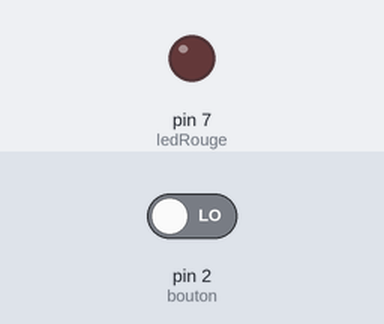
Simulated run of this sketch. Board: Arduino Uno, built with avr-gcc and run on an emulated ATmega328P. Shown: output pins drawn as LEDs (lit = HIGH). The test bench sets the inputs (shaded band); at power-on: pin 2 (bouton) LOW.

Above: at 1.2 s.
1.3 s: pin 2 (bouton) driven HIGH
At 1.8 s:
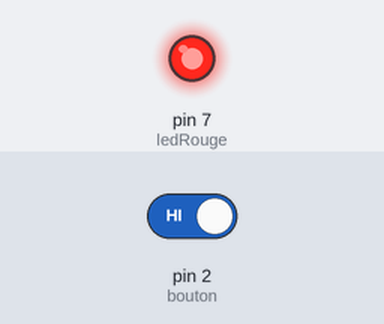
2.8 s: pin 2 (bouton) driven LOW
At 4.2 s:
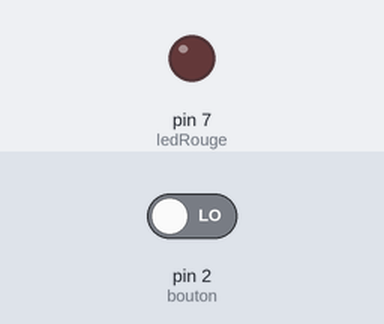
Timing chart, 0 to 5.8 s (numbered marks = the images above; inputs shaded):
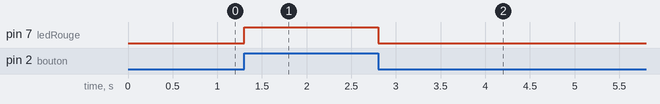

Measured:
- after the input at 1.3 s, pin 7 (ledRouge): LOW → HIGH at once
- after the input at 2.8 s, pin 7 (ledRouge): HIGH → LOW at once

The sketch:

Test_nb1.ino
```cpp
const int bouton = 2;
const int ledRouge = 7;

int etatBouton;

void setup() {
  // put your setup code here, to run once:
  pinMode(bouton,INPUT);
  pinMode(ledRouge,OUTPUT);
}

void loop() {
  // put your main code here, to run repeatedly:
  etatBouton = digitalRead(bouton);
  if(etatBouton == HIGH)
    {
      digitalWrite(ledRouge,HIGH);
    }
  else
    {
      digitalWrite(ledRouge,LOW);
    }

}
```
